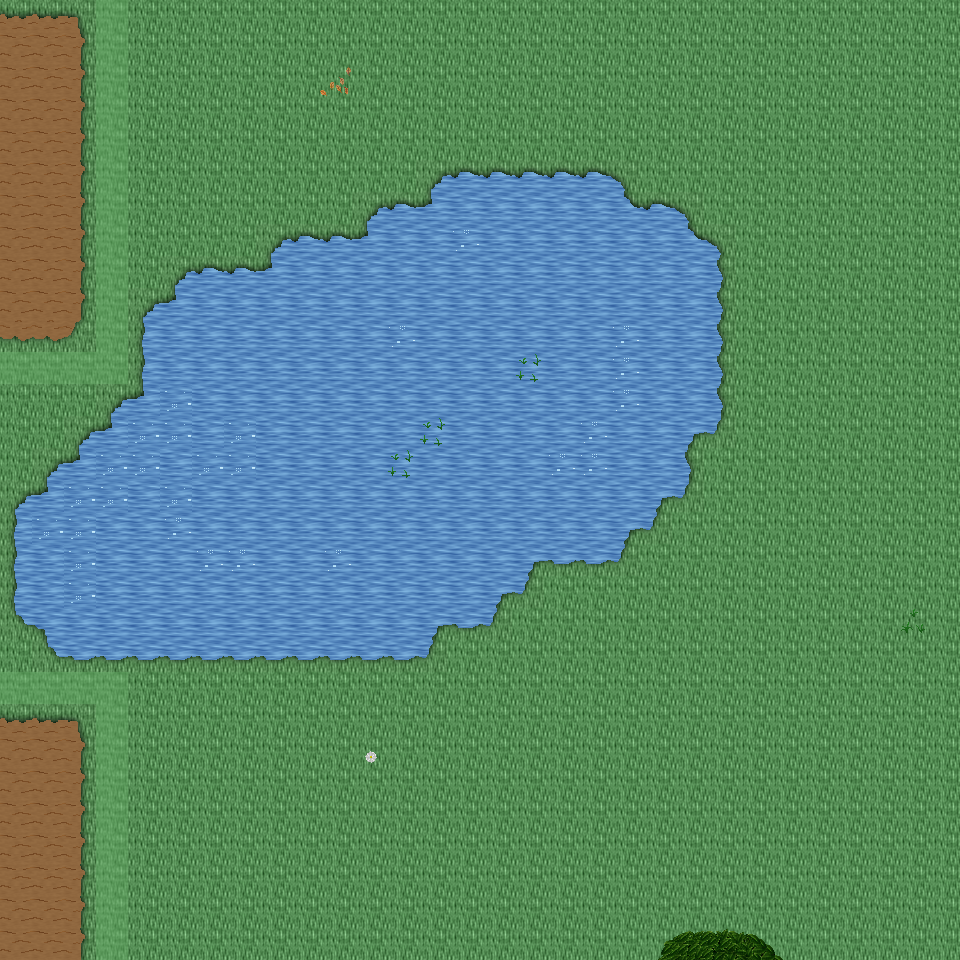

Tiled map render using the project's own tile images. Description and the map definition, with tile-layer contents summarised, below:
An orthogonal 30x30 tile map with 32x32 px tiles, 6 tile layers (Ground, Object, Object2, Above, ...), 27 tilesets and 8 objects (8x mapExit).

<map version="1.0" orientation="orthogonal" renderorder="right-down" width="30" height="30" tilewidth="32" tileheight="32" nextobjectid="9">
  <tileset firstgid="1" name="tileset_ground_ground" tilewidth="32" tileheight="32" tilecount="33" columns="3">
    <image source="../drawable/tileset_ground_ground.png" width="96" height="352" />
  </tileset>
  <tileset firstgid="34" name="tileset_ground_brown_paving" tilewidth="32" tileheight="32" tilecount="2" columns="2">
    <image source="../drawable/tileset_ground_brown_paving.png" width="64" height="32" />
  </tileset>
  <tileset firstgid="36" name="tileset_ground_water_water_bubbles" tilewidth="32" tileheight="32" tilecount="32" columns="8">
    <image source="../drawable/tileset_ground_water_water_bubbles.png" width="256" height="128" />
  </tileset>
  <tileset firstgid="68" name="tileset_ground_grass_edges" tilewidth="32" tileheight="32" tilecount="36" columns="12">
    <image source="../drawable/tileset_ground_grass_edges.png" width="384" height="96" />
  </tileset>
  <tileset firstgid="104" name="tileset_ground_ridge_earth_dark" tilewidth="32" tileheight="32" tilecount="96" columns="12">
    <image source="../drawable/tileset_ground_ridge_earth_dark.png" width="384" height="256" />
  </tileset>
  <tileset firstgid="200" name="tileset_plant_flower_daisy_red" tilewidth="32" tileheight="32" tilecount="8" columns="2">
    <image source="../drawable/tileset_plant_flower_daisy_red.png" width="64" height="128" />
  </tileset>
  <tileset firstgid="208" name="tileset_plant_grasses" tilewidth="32" tileheight="32" tilecount="6" columns="3">
    <image source="../drawable/tileset_plant_grasses.png" width="96" height="64" />
  </tileset>
  <tileset firstgid="214" name="tileset_plant_flower_daisy_white" tilewidth="32" tileheight="32" tilecount="8" columns="2">
    <image source="../drawable/tileset_plant_flower_daisy_white.png" width="64" height="128" />
  </tileset>
  <tileset firstgid="222" name="tileset_plant_leaves" tilewidth="32" tileheight="32" tilecount="8" columns="4">
    <image source="../drawable/tileset_plant_leaves.png" width="128" height="64" />
  </tileset>
  <tileset firstgid="230" name="tileset_ground_grass_corners" tilewidth="32" tileheight="32" tilecount="24" columns="6">
    <image source="../drawable/tileset_ground_grass_corners.png" width="192" height="128" />
  </tileset>
  <tileset firstgid="254" name="tileset_plant_flower_daisy_blue" tilewidth="32" tileheight="32" tilecount="8" columns="2">
    <image source="../drawable/tileset_plant_flower_daisy_blue.png" width="64" height="128" />
  </tileset>
  <tileset firstgid="262" name="tileset_building_fence_fence_chunky" tilewidth="32" tileheight="32" tilecount="21" columns="3">
    <image source="../drawable/tileset_building_fence_fence_chunky.png" width="96" height="224" />
  </tileset>
  <tileset firstgid="283" name="tileset_ground_rock_pebbles" tilewidth="32" tileheight="32" tilecount="3" columns="1">
    <image source="../drawable/tileset_ground_rock_pebbles.png" width="32" height="96" />
  </tileset>
  <tileset firstgid="286" name="tileset_plant_tree_tree_darkgreen" tilewidth="32" tileheight="32" tilecount="88" columns="8">
    <image source="../drawable/tileset_plant_tree_tree_darkgreen.png" width="256" height="352" />
  </tileset>
  <tileset firstgid="374" name="tileset_plant_bush_bushes" tilewidth="32" tileheight="32" tilecount="10" columns="5">
    <image source="../drawable/tileset_plant_bush_bushes.png" width="160" height="64" />
  </tileset>
  <tileset firstgid="384" name="tileset_logic_creature_rodent" tilewidth="32" tileheight="32" tilecount="8" columns="8">
    <image source="../drawable/tileset_logic_creature_rodent.png" width="256" height="32" />
  </tileset>
  <tileset firstgid="392" name="tileset_logic_item_corn" tilewidth="32" tileheight="32" tilecount="5" columns="5">
    <image source="../drawable/tileset_logic_item_corn.png" width="160" height="32" />
  </tileset>
  <tileset firstgid="397" name="tileset_logic_item_resources" tilewidth="32" tileheight="32" tilecount="6" columns="6">
    <image source="../drawable/tileset_logic_item_resources.png" width="192" height="32" />
  </tileset>
  <tileset firstgid="403" name="tileset_logic_creature_gnome" tilewidth="32" tileheight="32" tilecount="6" columns="6">
    <image source="../drawable/tileset_logic_creature_gnome.png" width="192" height="32" />
  </tileset>
  <tileset firstgid="409" name="tileset_logic_item_mushroom" tilewidth="32" tileheight="32" tilecount="6" columns="6">
    <image source="../drawable/tileset_logic_item_mushroom.png" width="192" height="32" />
  </tileset>
  <tileset firstgid="415" name="tileset_logic_item_sheepfood" tilewidth="32" tileheight="32" tilecount="1" columns="1">
    <image source="../drawable/tileset_logic_item_sheepfood.png" width="32" height="32" />
  </tileset>
  <tileset firstgid="416" name="tileset_logic_creature_animal" tilewidth="32" tileheight="32" tilecount="32" columns="8">
    <image source="../drawable/tileset_logic_creature_animal.png" width="256" height="128" />
  </tileset>
  <tileset firstgid="448" name="tileset_logic_item_vegetable" tilewidth="32" tileheight="32" tilecount="16" columns="8">
    <image source="../drawable/tileset_logic_item_vegetable.png" width="256" height="64" />
  </tileset>
  <tileset firstgid="464" name="tileset_logic_collision" tilewidth="32" tileheight="32" tilecount="1" columns="1">
    <image source="../drawable/tileset_logic_collision.png" width="32" height="32" />
  </tileset>
  <tileset firstgid="465" name="tileset_logic_item_herb" tilewidth="32" tileheight="32" tilecount="5" columns="5">
    <image source="../drawable/tileset_logic_item_herb.png" width="160" height="32" />
  </tileset>
  <tileset firstgid="470" name="tileset_ground_green_paving" tilewidth="32" tileheight="32" tilecount="18" columns="3">
    <image source="../drawable/tileset_ground_green_paving.png" width="96" height="192" />
  </tileset>
  <tileset firstgid="488" name="tileset_logic_creature_reptile" tilewidth="32" tileheight="32" tilecount="7" columns="7">
    <image source="../drawable/tileset_logic_creature_reptile.png" width="224" height="32" />
  </tileset>
  <layer name="Ground" width="30" height="30">
    <data>[900 cells, 900 non-empty, 5 distinct tile ids]</data>
  </layer>
  <layer name="Object" width="30" height="30">
    <data>[900 cells, 137 non-empty, 22 distinct tile ids]</data>
  </layer>
  <layer name="Object2" width="30" height="30">
    <data>[900 cells, 27 non-empty, 4 distinct tile ids]</data>
  </layer>
  <layer name="Above" width="30" height="30">
    <data>[900 cells, 5 non-empty, 5 distinct tile ids]</data>
  </layer>
  <layer name="Above2" width="30" height="30">
    <data>[900 cells, 0 non-empty, 0 distinct tile ids]</data>
  </layer>
  <layer name="Walkable" width="30" height="30">
    <data>[900 cells, 27 non-empty, 1 distinct tile ids]</data>
  </layer>
  <objectgroup name="MapEvents">
    <object id="1" name="north" type="mapExit" x="0" y="0" width="96" height="32">
      <properties>
        <property name="map" value="level_0_x73_y26" />
        <property name="x" value="0" />
        <property name="y" value="28" />
      </properties>
    </object>
    <object id="2" name="north2" type="mapExit" x="128" y="0" width="832" height="32">
      <properties>
        <property name="map" value="level_0_x73_y26" />
        <property name="x" value="4" />
        <property name="y" value="28" />
      </properties>
    </object>
    <object id="3" name="south" type="mapExit" x="0" y="928" width="96" height="32">
      <properties>
        <property name="map" value="level_0_x73_y28" />
        <property name="x" value="0" />
        <property name="y" value="1" />
      </properties>
    </object>
    </objectgroup>
</map>
<!-- 5 of 8 objects omitted -->
